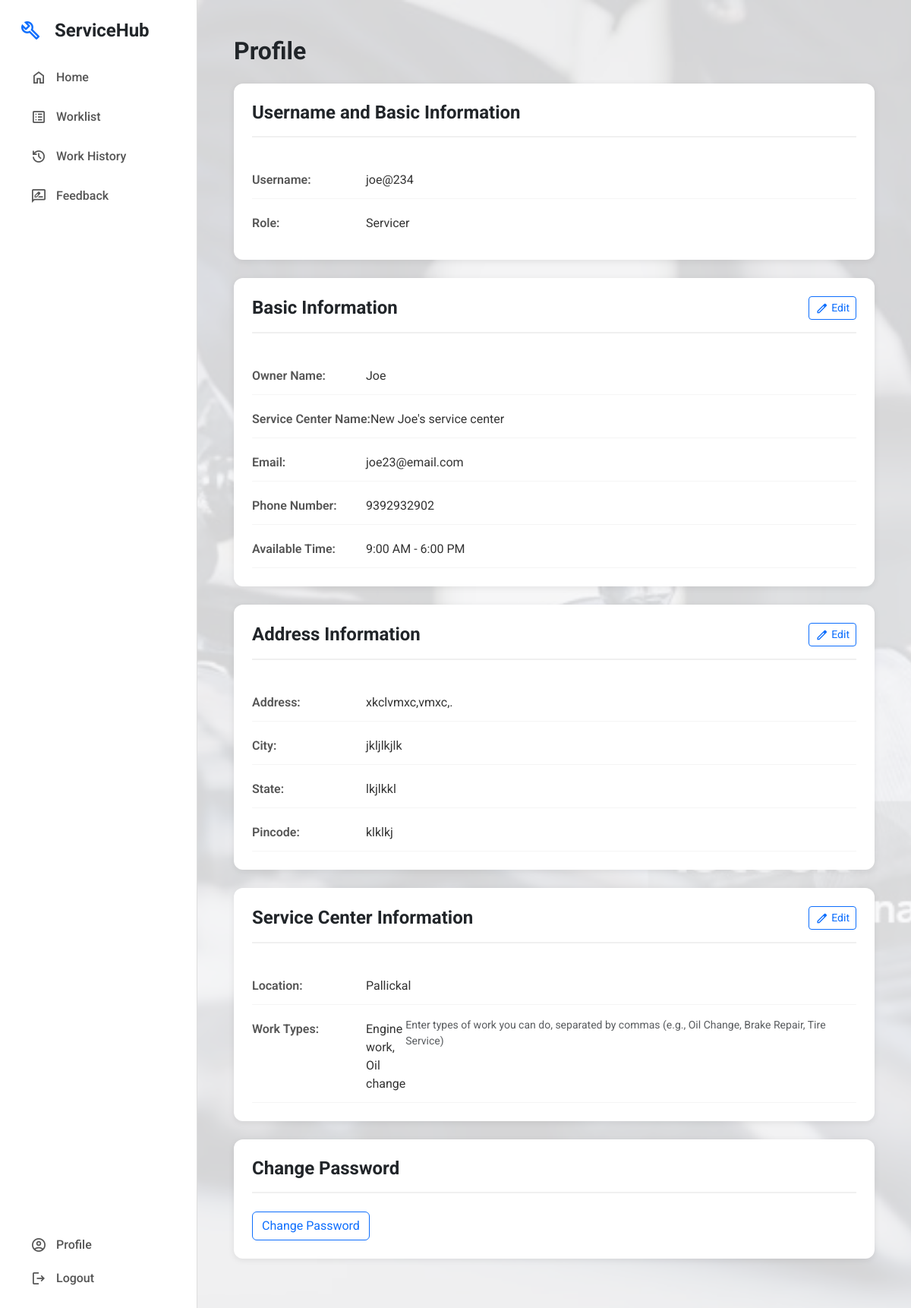
Screenshot of /servicer/profile/ (signed in) with the database file from the repository.
### accounts/models.py (models this page shows, shortened)
class User(AbstractUser):
    ROLE_CHOICES = (
        ('USER', 'User'),
        ('SERVICER', 'Servicer'),
        ('ADMIN', 'Admin'),
    )
    email = models.EmailField(unique=True, verbose_name='email address')
    phone_validator = RegexValidator(
        regex=r'^\d{10}$',
        message='Phone number must be exactly 10 digits.'
    )
    phone = models.CharField(
        max_length=10,
        validators=[phone_validator],
        verbose_name='phone number',
        help_text='Phone number must be exactly 10 digits'
    )
    role = models.CharField(
        max_length=20,
        choices=ROLE_CHOICES,
        default='USER',
        verbose_name='user role'
    )
    address = models.TextField(
        blank=True,
        null=True,
        verbose_name='address',
        help_text='Street address'
    )
    city = models.CharField(
        max_length=100,
        blank=True,
        null=True,
        verbose_name='city'
    )
    state = models.CharField(
        max_length=100,
        blank=True,
        null=True,
        verbose_name='state'
    )
    pincode = models.CharField(
        max_length=10,
        blank=True,
        null=True,
        verbose_name='pincode'
    )
    location = models.CharField(
        max_length=100,
        blank=True,
        null=True,
        verbose_name='location',
        help_text='Service center location'
    )
    work_types = models.CharField(
        max_length=200,
        blank=True,
        null=True,
        verbose_name='work types',
        help_text='Types of work the servicer can do (comma-separated)'
    )
    available_time = models.CharField(
        max_length=100,
        blank=True,
        null=True,
        verbose_name='available time',
        help_text='Available working hours',
        default='9:00 AM - 6:00 PM'
    )

### accounts/views.py (the view, shortened to what this page needs)
# urls.py: path('servicer/profile/', views.servicer_profile, name='servicer_profile'),
@login_required
@servicer_role_required
def servicer_profile(request):
    user = User.objects.get(pk=request.user.pk)
    basic_info_form = ServicerBasicInfoForm(instance=user, user=user)
    address_info_form = ServicerAddressInfoForm(instance=user, user=user)
    servicer_info_form = ServicerInfoForm(instance=user, user=user)
    password_form = PasswordChangeForm(user=user)
    basic_info_success = False
    address_info_success = False
    servicer_info_success = False
    password_success = False
    return render(request, "servicer_profile.html", {
        'user': user,
        'basic_info_form': basic_info_form,
        'address_info_form': address_info_form,
        'servicer_info_form': servicer_info_form,
        'password_form': password_form,
        'basic_info_success': basic_info_success,
        'address_info_success': address_info_success,
        'servicer_info_success': servicer_info_success,
        'password_success': password_success,
    })

### accounts/context_processors.py (called while the page is built)
def system_settings(request):
    try:
        settings = SystemSettings.get_settings()
    except Exception:
        settings = SystemSettings.objects.first()
        if not settings:
            settings = SystemSettings.objects.create(pk=1)
    return {
        'system_settings': settings,
    }

### accounts/models.py (called while the page is built)
    @classmethod
    def get_settings(cls):
        settings, created = cls.objects.get_or_create(pk=1)
        return settings

### accounts/views.py (called while the page is built, shortened)
def servicer_role_required(view_func):
    @wraps(view_func)
    def wrapper(request, *args, **kwargs):
        if not request.user.is_authenticated:
            return redirect('servicer_login')
        return view_func(request, *args, **kwargs)
    return wrapper

### accounts/templates/servicer_profile.html (shortened to what this page needs)
{% extends "servicer_sidebar.html" %}
{% block content %}
<div class="container-fluid p-4">
    <h2 class="fw-bold mb-4">Profile</h2>
    <div class="profile-section">
        <div class="profile-header">
            <h4 class="fw-bold mb-0">Username and Basic Information</h4>
        </div>
        <div class="info-row">
            <span class="info-label">Username:</span>
            <span class="info-value">{{ user.username }}</span>
        </div>
        <div class="info-row">
            <span class="info-label">Role:</span>
            <span class="info-value">{{ user.get_role_display }}</span>
        </div>
    </div>
    <div class="profile-section" id="basicInfoSection">
        <div class="profile-header d-flex justify-content-between align-items-center">
            <h4 class="fw-bold mb-0">Basic Information</h4>
            <button type="button" class="btn btn-outline-primary btn-sm" id="editBasicInfoBtn">
                <span class="material-symbols-outlined" style="font-size: 18px; vertical-align: middle;">edit</span>
                Edit
            </button>
        </div>
        <form method="POST" id="basicInfoForm">
            <div class="info-row">
                <span class="info-label">Owner Name:</span>
                <span class="info-value">{{ user.first_name|default:"—" }}</span>
            </div>
            <div class="info-row">
                <span class="info-label">Service Center Name:</span>
                <span class="info-value">{{ user.last_name|default:"—" }}</span>
            </div>
            <div class="info-row">
                <span class="info-label">Email:</span>
                <span class="info-value">{{ user.email }}</span>
            </div>
            <div class="info-row">
                <span class="info-label">Phone Number:</span>
                <span class="info-value">{{ user.phone }}</span>
            </div>
            <div class="info-row">
                <span class="info-label">Available Time:</span>
                <span class="info-value {% if not user.available_time %}empty{% endif %}">{{ user.available_time|default:"Not provided" }}</span>
            </div>
        </form>
    </div>
    <div class="profile-section" id="addressInfoSection">
        <div class="profile-header d-flex justify-content-between align-items-center">
            <h4 class="fw-bold mb-0">Address Information</h4>
            <button type="button" class="btn btn-outline-primary btn-sm" id="editAddressInfoBtn">
                <span class="material-symbols-outlined" style="font-size: 18px; vertical-align: middle;">edit</span>
                Edit
            </button>
        </div>
        <form method="POST" id="addressInfoForm">
            <div class="info-row">
                <span class="info-label">Address:</span>
                <span class="info-value {% if not user.address %}empty{% endif %}">{{ user.address|default:"Not provided" }}</span>
            </div>
            <div class="info-row">
                <span class="info-label">City:</span>
                <span class="info-value {% if not user.city %}empty{% endif %}">{{ user.city|default:"Not provided" }}</span>
            </div>
            <div class="info-row">
                <span class="info-label">State:</span>
                <span class="info-value {% if not user.state %}empty{% endif %}">{{ user.state|default:"Not provided" }}</span>
            </div>
            <div class="info-row">
                <span class="info-label">Pincode:</span>
                <span class="info-value {% if not user.pincode %}empty{% endif %}">{{ user.pincode|default:"Not provided" }}</span>
            </div>
        </form>
    </div>
    <div class="profile-section" id="servicerInfoSection">
        <div class="profile-header d-flex justify-content-between align-items-center">
            <h4 class="fw-bold mb-0">Service Center Information</h4>
            <button type="button" class="btn btn-outline-primary btn-sm" id="editServicerInfoBtn">
                <span class="material-symbols-outlined" style="font-size: 18px; vertical-align: middle;">edit</span>
                Edit
            </button>
        </div>
        <form method="POST" id="servicerInfoForm">
            <div class="info-row">
                <span class="info-label">Location:</span>
                <span class="info-value {% if not user.location %}empty{% endif %}">{{ user.location|default:"Not provided" }}</span>
            </div>
            <div class="info-row">
                <span class="info-label">Work Types:</span>
                <span class="info-value {% if not user.work_types %}empty{% endif %}">{{ user.work_types|default:"Not provided" }}</span>
                {% if servicer_info_form.work_types.help_text %}
                    <small class="form-text text-muted d-block mt-1">{{ servicer_info_form.work_types.help_text }}</small>
                {% endif %}
            </div>
        </form>
    </div>
    <div class="profile-section">
        <div class="profile-header">
            <h4 class="fw-bold mb-0">Change Password</h4>
        </div>
        <form method="POST" id="passwordForm">
            <button type="button" class="btn btn-outline-primary" id="changePasswordBtn">Change Password</button>
        </form>
    </div>
</div>
{% endblock %}

### accounts/templates/servicer_profile.html (style rules this page uses)
.profile-section { background: #fff; border-radius: 12px; padding: 24px; box-shadow: 0 2px 8px rgba(0,0,0,0.08); margin-bottom: 24px; }
.profile-header { border-bottom: 2px solid #f0f0f0; padding-bottom: 16px; margin-bottom: 24px; }
.info-row { display: flex; justify-content: space-between; align-items: flex-start; padding: 12px 0; border-bottom: 1px solid #f5f5f5; }
.info-row:last-child { border-bottom: none; }
.info-label { font-weight: 600; color: #555; min-width: 150px; padding-top: 8px; }
.info-value { color: #333; flex: 1; padding-top: 8px; }
#editBasicInfoBtn, #editAddressInfoBtn, #editServicerInfoBtn { display: block; }
#changePasswordBtn { display: block; }

### rows the page displays
User: username "joe@234", role "Servicer", first_name "Joe", last_name "New Joe's service center", email "joe23@email.com", phone "9392932902", available_time "9:00 AM - 6:00 PM", address "xkclvmxc,vmxc,.", city "jkljlkjlk", state "lkjlkkl", pincode "klklkj", location "Pallickal", work_types "Engine work, Oil change"

### other values shown
{{ servicer_info_form.work_types.help_text }} "Enter types of work you can do, separated by commas (e.g., Oil Change, Brake Repair, Tire Service)"
